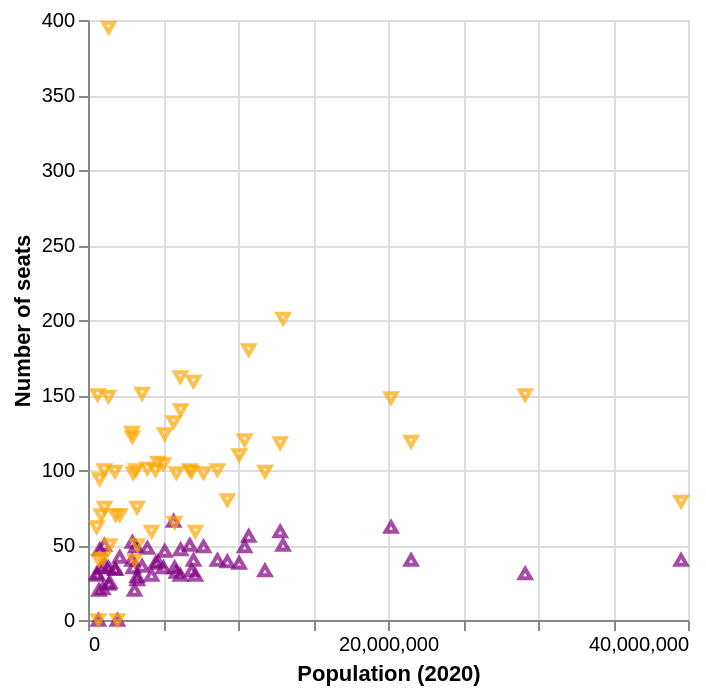

Here is the notebook cell this chart was saved with:
### Markdown cell above
### 3.1 - Create Population vs. Seats Scatterplot

Create a new plot with two layers:

- Population on the X axis
- Number of seats on the Y axis
- Upper chamber points should be purple and use the 'triangle-up' shape.
- Lower chamber points should be orange and use the 'triangle-down' shape.
- Make a customization or two to your chart's default labels and axes, whatever you feel is appropriate.

Hint: You can layer two charts for this.

### Code cell
def scatter_pop_size():
    df = population_combined_df()
    base = alt.Chart(df)

    upper = base.mark_point(shape="triangle-up", color="purple").encode(
        x = alt.X("pop_2020").title("Population (2020)"),
        y = alt.Y("upper").title("Number of seats"),
    )
    lower = base.mark_point(shape="triangle-down", color="orange").encode(
        x = "pop_2020",
        y = "lower",
    )

    return upper + lower

scatter_pop_size()

### Figure 1 — Vega-Lite specification as saved in the notebook (floating-point values rounded to 4 significant figures)
{"config": {"view": {"continuousWidth": 300, "continuousHeight": 300}}, "layer": [{"mark": {"type": "point", "color": "purple", "shape": "triangle-up"}, "encoding": {"x": {"field": "pop_2020", "title": "Population (2020)", "type": "quantitative"}, "y": {"field": "upper", "title": "Number of seats", "type": "quantitative"}}}, {"mark": {"type": "point", "color": "orange", "shape": "triangle-down"}, "encoding": {"x": {"field": "pop_2020", "type": "quantitative"}, "y": {"field": "lower", "type": "quantitative"}}}], "data": {"name": "data-408e2cfe87e5636e9a80ee0e243c589f"}, "$schema": "https://vega.github.io/schema/vega-lite/v6.4.1.json", "datasets": {"data-408e2cfe87e5636e9a80ee0e243c589f": [{"state": "ak", "upper": 20, "lower": 40, "pop_2020": 733374}, {"state": "al", "upper": 35, "lower": 104, "pop_2020": 5024294}, {"state": "ar", "upper": 35, "lower": 98, "pop_2020": 3011490}, {"state": "az", "upper": 30, "lower": 59, "pop_2020": 7157902}, {"state": "ca", "upper": 40, "lower": 79, "pop_2020": 39538212}, {"state": "co", "upper": 35, "lower": 65, "pop_2020": 5773707}, {"state": "ct", "upper": 36, "lower": 151, "pop_2020": 3605912}, {"state": "dc", "upper": 0, "lower": 0, "pop_2020": 689548}, {"state": "de", "upper": 21, "lower": 41, "pop_2020": 989946}, {"state": "fl", "upper": 40, "lower": 119, "pop_2020": 21538216}, {"state": "ga", "upper": 56, "lower": 180, "pop_2020": 10713771}, {"state": "hi", "upper": 25, "lower": 50, "pop_2020": 1455274}, {"state": "ia", "upper": 49, "lower": 100, "pop_2020": 3190427}, {"state": "id", "upper": 34, "lower": 70, "pop_2020": 1839117}, {"state": "il", "upper": 59, "lower": 118, "pop_2020": 12813469}, {"state": "in", "upper": 50, "lower": 100, "pop_2020": 6785442}, {"state": "ks", "upper": 40, "lower": 125, "pop_2020": 2937835}, {"state": "ky", "upper": 38, "lower": 100, "pop_2020": 4506297}, {"state": "la", "upper": 39, "lower": 105, "pop_2020": 4657785}, {"state": "ma", "upper": 40, "lower": 159, "pop_2020": 7032933}, {"state": "md", "upper": 47, "lower": 140, "pop_2020": 6177253}, {"state": "me", "upper": 35, "lower": 149, "pop_2020": 1363177}, {"state": "mi", "upper": 38, "lower": 110, "pop_2020": 10077674}, {"state": "mn", "upper": 66, "lower": 132, "pop_2020": 5706804}, {"state": "mo", "upper": 30, "lower": 162, "pop_2020": 6154889}, {"state": "ms", "upper": 52, "lower": 122, "pop_2020": 2961306}, {"state": "mt", "upper": 50, "lower": 100, "pop_2020": 1084244}, {"state": "nc", "upper": 49, "lower": 120, "pop_2020": 10439459}, {"state": "nd", "upper": 47, "lower": 94, "pop_2020": 779079}, {"state": "ne", "upper": 0, "lower": 0, "pop_2020": 1961965}, {"state": "nh", "upper": 24, "lower": 395, "pop_2020": 1377524}, {"state": "nj", "upper": 39, "lower": 80, "pop_2020": 9289039}, {"state": "nm", "upper": 42, "lower": 70, "pop_2020": 2117525}, {"state": "nv", "upper": 20, "lower": 40, "pop_2020": 3104617}, {"state": "ny", "upper": 62, "lower": 148, "pop_2020": 20202320}, {"state": "oh", "upper": 33, "lower": 99, "pop_2020": 11799331}, {"state": "ok", "upper": 48, "lower": 101, "pop_2020": 3959411}, {"state": "or", "upper": 30, "lower": 59, "pop_2020": 4237279}, {"state": "pa", "upper": 50, "lower": 201, "pop_2020": 13002788}, {"state": "pr", "upper": 27, "lower": 50, "pop_2020": 3285874}, {"state": "ri", "upper": 37, "lower": 75, "pop_2020": 1097371}, {"state": "sc", "upper": 46, "lower": 124, "pop_2020": 5118422}, {"state": "sd", "upper": 35, "lower": 70, "pop_2020": 886668}, {"state": "tn", "upper": 33, "lower": 99, "pop_2020": 6910786}, {"state": "tx", "upper": 31, "lower": 150, "pop_2020": 29145459}, {"state": "ut", "upper": 29, "lower": 75, "pop_2020": 3271614}, {"state": "va", "upper": 40, "lower": 100, "pop_2020": 8631373}, {"state": "vt", "upper": 30, "lower": 150, "pop_2020": 643077}, {"state": "wa", "upper": 49, "lower": 98, "pop_2020": 7705267}, {"state": "wi", "upper": 32, "lower": 98, "pop_2020": 5893713}, {"state": "wv", "upper": 34, "lower": 99, "pop_2020": 1793713}, {"state": "wy", "upper": 31, "lower": 62, "pop_2020": 576850}]}}
